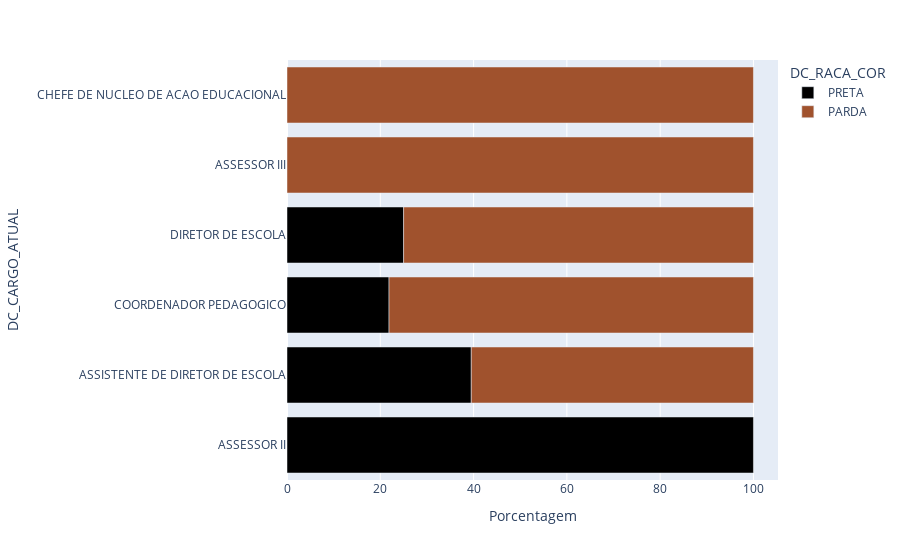

Notebook code for this chart:
### Markdown cell above
#### Há praticamente o dobro da quantidade de pardos em cargos de liderança, em comparação com a quantidade de pretos.

### Code cell
contagem = filtro_negros.groupby(['DC_CARGO_ATUAL', 'DC_RACA_COR']).size().reset_index(name='Contagem') 
contagem['Porcentagem'] = contagem.groupby('DC_CARGO_ATUAL')['Contagem'].transform(lambda x: (x / x.sum()) * 100)

fig = px.bar(contagem, y='DC_CARGO_ATUAL', x='Porcentagem', color='DC_RACA_COR', orientation='h',
             color_discrete_map={'PRETA': '#000000', 'PARDA': '#A0522D'})



fig.show()

### Figure 1 — Plotly figure (JSON) as saved in the notebook; plotly's stock layout.template omitted (floating-point values rounded to 4 significant figures)
{"data": [{"hovertemplate": "DC_RACA_COR=PRETA<br>Porcentagem=%{x}<br>DC_CARGO_ATUAL=%{y}<extra></extra>", "legendgroup": "PRETA", "marker": {"color": "#000000", "pattern": {"shape": ""}}, "name": "PRETA", "orientation": "h", "showlegend": true, "textposition": "auto", "type": "bar", "x": [100.0, 39.51, 21.88, 25.0], "xaxis": "x", "y": ["ASSESSOR II", "ASSISTENTE DE DIRETOR DE ESCOLA", "COORDENADOR PEDAGOGICO", "DIRETOR DE ESCOLA"], "yaxis": "y"}, {"hovertemplate": "DC_RACA_COR=PARDA<br>Porcentagem=%{x}<br>DC_CARGO_ATUAL=%{y}<extra></extra>", "legendgroup": "PARDA", "marker": {"color": "#A0522D", "pattern": {"shape": ""}}, "name": "PARDA", "orientation": "h", "showlegend": true, "textposition": "auto", "type": "bar", "x": [100.0, 60.49, 100.0, 78.12, 75.0], "xaxis": "x", "y": ["ASSESSOR III", "ASSISTENTE DE DIRETOR DE ESCOLA", "CHEFE DE NUCLEO DE ACAO EDUCACIONAL", "COORDENADOR PEDAGOGICO", "DIRETOR DE ESCOLA"], "yaxis": "y"}], "layout": {"barmode": "relative", "legend": {"title": {"text": "DC_RACA_COR"}, "tracegroupgap": 0}, "margin": {"t": 60}, "xaxis": {"anchor": "y", "domain": [0, 1], "title": {"text": "Porcentagem"}}, "yaxis": {"anchor": "x", "domain": [0, 1], "title": {"text": "DC_CARGO_ATUAL"}}}}
